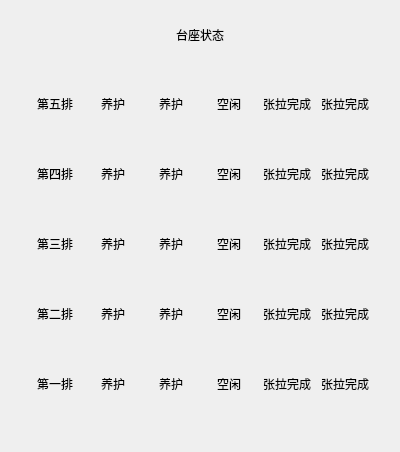
<?xml version="1.0" encoding="UTF-8"?>
<ui version="4.0">
 <class>Tz_Status</class>
 <widget class="QWidget" name="Tz_Status">
  <property name="geometry">
   <rect>
    <x>0</x>
    <y>0</y>
    <width>400</width>
    <height>452</height>
   </rect>
  </property>
  <property name="windowTitle">
   <string>Form</string>
  </property>
  <layout class="QVBoxLayout" name="verticalLayout">
   <item>
    <widget class="QWidget" name="status_panel" native="true">
     <layout class="QVBoxLayout" name="verticalLayout_2" stretch="2,6">
      <item>
       <layout class="QHBoxLayout" name="horizontalLayout_3" stretch="1,1,1">
        <item>
         <spacer name="horizontalSpacer_2">
          <property name="orientation">
           <enum>Qt::Horizontal</enum>
          </property>
          <property name="sizeHint" stdset="0">
           <size>
            <width>20</width>
            <height>10</height>
           </size>
          </property>
         </spacer>
        </item>
        <item>
         <widget class="QLabel" name="label_3">
          <property name="maximumSize">
           <size>
            <width>16777215</width>
            <height>30</height>
           </size>
          </property>
          <property name="styleSheet">
           <string notr="true">font: 15pt &quot;Cantarell&quot;;
border: 0px;
/*color: rgb(138, 226, 52);*/
background-color: transparent;</string>
          </property>
          <property name="text">
           <string>台座状态</string>
          </property>
          <property name="alignment">
           <set>Qt::AlignCenter</set>
          </property>
         </widget>
        </item>
        <item>
         <spacer name="horizontalSpacer">
          <property name="orientation">
           <enum>Qt::Horizontal</enum>
          </property>
          <property name="sizeHint" stdset="0">
           <size>
            <width>176</width>
            <height>10</height>
           </size>
          </property>
         </spacer>
        </item>
       </layout>
      </item>
      <item>
       <widget class="QWidget" name="widget_3" native="true">
        <property name="styleSheet">
         <string notr="true">font: 12pt &quot;Cantarell&quot;;</string>
        </property>
        <layout class="QGridLayout" name="gridLayout">
         <item row="1" column="3">
          <widget class="QLabel" name="sta_fou_3">
           <property name="text">
            <string>空闲</string>
           </property>
           <property name="alignment">
            <set>Qt::AlignCenter</set>
           </property>
           <property name="wordWrap">
            <bool>true</bool>
           </property>
          </widget>
         </item>
         <item row="2" column="4">
          <widget class="QLabel" name="sta_thi_4">
           <property name="text">
            <string>张拉完成</string>
           </property>
           <property name="alignment">
            <set>Qt::AlignCenter</set>
           </property>
           <property name="wordWrap">
            <bool>true</bool>
           </property>
          </widget>
         </item>
         <item row="0" column="5">
          <widget class="QLabel" name="sta_fiv_5">
           <property name="minimumSize">
            <size>
             <width>0</width>
             <height>0</height>
            </size>
           </property>
           <property name="maximumSize">
            <size>
             <width>16777215</width>
             <height>16777215</height>
            </size>
           </property>
           <property name="text">
            <string>张拉完成</string>
           </property>
           <property name="alignment">
            <set>Qt::AlignCenter</set>
           </property>
           <property name="wordWrap">
            <bool>true</bool>
           </property>
          </widget>
         </item>
         <item row="0" column="3">
          <widget class="QLabel" name="sta_fiv_3">
           <property name="minimumSize">
            <size>
             <width>0</width>
             <height>0</height>
            </size>
           </property>
           <property name="maximumSize">
            <size>
             <width>16777215</width>
             <height>16777215</height>
            </size>
           </property>
           <property name="text">
            <string>空闲</string>
           </property>
           <property name="alignment">
            <set>Qt::AlignCenter</set>
           </property>
           <property name="wordWrap">
            <bool>true</bool>
           </property>
          </widget>
         </item>
         <item row="3" column="3">
          <widget class="QLabel" name="sta_sec_3">
           <property name="text">
            <string>空闲</string>
           </property>
           <property name="alignment">
            <set>Qt::AlignCenter</set>
           </property>
           <property name="wordWrap">
            <bool>true</bool>
           </property>
          </widget>
         </item>
         <item row="4" column="2">
          <widget class="QLabel" name="sta_fir_2">
           <property name="text">
            <string>养护</string>
           </property>
           <property name="alignment">
            <set>Qt::AlignCenter</set>
           </property>
           <property name="wordWrap">
            <bool>true</bool>
           </property>
          </widget>
         </item>
         <item row="0" column="0">
          <widget class="QLabel" name="label_24">
           <property name="maximumSize">
            <size>
             <width>60</width>
             <height>50</height>
            </size>
           </property>
           <property name="styleSheet">
            <string notr="true">border:0px;</string>
           </property>
           <property name="text">
            <string>第五排</string>
           </property>
           <property name="alignment">
            <set>Qt::AlignCenter</set>
           </property>
           <property name="wordWrap">
            <bool>true</bool>
           </property>
          </widget>
         </item>
         <item row="4" column="5">
          <widget class="QLabel" name="sta_fir_5">
           <property name="text">
            <string>张拉完成</string>
           </property>
           <property name="alignment">
            <set>Qt::AlignCenter</set>
           </property>
           <property name="wordWrap">
            <bool>true</bool>
           </property>
          </widget>
         </item>
         <item row="2" column="3">
          <widget class="QLabel" name="sta_thi_3">
           <property name="text">
            <string>空闲</string>
           </property>
           <property name="alignment">
            <set>Qt::AlignCenter</set>
           </property>
           <property name="wordWrap">
            <bool>true</bool>
           </property>
          </widget>
         </item>
         <item row="1" column="0">
          <widget class="QLabel" name="label_19">
           <property name="maximumSize">
            <size>
             <width>60</width>
             <height>50</height>
            </size>
           </property>
           <property name="styleSheet">
            <string notr="true">border:0px;</string>
           </property>
           <property name="text">
            <string>第四排</string>
           </property>
           <property name="alignment">
            <set>Qt::AlignCenter</set>
           </property>
           <property name="wordWrap">
            <bool>true</bool>
           </property>
          </widget>
         </item>
         <item row="3" column="0">
          <widget class="QLabel" name="label_4">
           <property name="maximumSize">
            <size>
             <width>60</width>
             <height>50</height>
            </size>
           </property>
           <property name="styleSheet">
            <string notr="true">border:0px;</string>
           </property>
           <property name="text">
            <string>第二排</string>
           </property>
           <property name="alignment">
            <set>Qt::AlignCenter</set>
           </property>
           <property name="wordWrap">
            <bool>true</bool>
           </property>
          </widget>
         </item>
         <item row="1" column="1">
          <widget class="QLabel" name="sta_fou_1">
           <property name="text">
            <string>养护</string>
           </property>
           <property name="alignment">
            <set>Qt::AlignCenter</set>
           </property>
           <property name="wordWrap">
            <bool>true</bool>
           </property>
          </widget>
         </item>
         <item row="1" column="4">
          <widget class="QLabel" name="sta_fou_4">
           <property name="text">
            <string>张拉完成</string>
           </property>
           <property name="alignment">
            <set>Qt::AlignCenter</set>
           </property>
           <property name="wordWrap">
            <bool>true</bool>
           </property>
          </widget>
         </item>
         <item row="1" column="5">
          <widget class="QLabel" name="sta_fou_5">
           <property name="text">
            <string>张拉完成</string>
           </property>
           <property name="alignment">
            <set>Qt::AlignCenter</set>
           </property>
           <property name="wordWrap">
            <bool>true</bool>
           </property>
          </widget>
         </item>
         <item row="2" column="5">
          <widget class="QLabel" name="sta_thi_5">
           <property name="text">
            <string>张拉完成</string>
           </property>
           <property name="alignment">
            <set>Qt::AlignCenter</set>
           </property>
           <property name="wordWrap">
            <bool>true</bool>
           </property>
          </widget>
         </item>
         <item row="3" column="4">
          <widget class="QLabel" name="sta_sec_4">
           <property name="text">
            <string>张拉完成</string>
           </property>
           <property name="alignment">
            <set>Qt::AlignCenter</set>
           </property>
           <property name="wordWrap">
            <bool>true</bool>
           </property>
          </widget>
         </item>
         <item row="4" column="4">
          <widget class="QLabel" name="sta_fir_4">
           <property name="text">
            <string>张拉完成</string>
           </property>
           <property name="alignment">
            <set>Qt::AlignCenter</set>
           </property>
           <property name="wordWrap">
            <bool>true</bool>
           </property>
          </widget>
         </item>
         <item row="4" column="1">
          <widget class="QLabel" name="sta_fir_1">
           <property name="text">
            <string>养护</string>
           </property>
           <property name="alignment">
            <set>Qt::AlignCenter</set>
           </property>
           <property name="wordWrap">
            <bool>true</bool>
           </property>
          </widget>
         </item>
         <item row="3" column="2">
          <widget class="QLabel" name="sta_sec_2">
           <property name="text">
            <string>养护</string>
           </property>
           <property name="alignment">
            <set>Qt::AlignCenter</set>
           </property>
           <property name="wordWrap">
            <bool>true</bool>
           </property>
          </widget>
         </item>
         <item row="2" column="1">
          <widget class="QLabel" name="sta_thi_1">
           <property name="minimumSize">
            <size>
             <width>50</width>
             <height>50</height>
            </size>
           </property>
           <property name="text">
            <string>养护</string>
           </property>
           <property name="alignment">
            <set>Qt::AlignCenter</set>
           </property>
           <property name="wordWrap">
            <bool>true</bool>
           </property>
          </widget>
         </item>
         <item row="4" column="3">
          <widget class="QLabel" name="sta_fir_3">
           <property name="text">
            <string>空闲</string>
           </property>
           <property name="alignment">
            <set>Qt::AlignCenter</set>
           </property>
           <property name="wordWrap">
            <bool>true</bool>
           </property>
          </widget>
         </item>
         <item row="0" column="1">
          <widget class="QLabel" name="sta_fiv_1">
           <property name="minimumSize">
            <size>
             <width>0</width>
             <height>0</height>
            </size>
           </property>
           <property name="maximumSize">
            <size>
             <width>16777215</width>
             <height>16777215</height>
            </size>
           </property>
           <property name="styleSheet">
            <string notr="true"/>
           </property>
           <property name="text">
            <string>养护</string>
           </property>
           <property name="alignment">
            <set>Qt::AlignCenter</set>
           </property>
           <property name="wordWrap">
            <bool>true</bool>
           </property>
          </widget>
         </item>
         <item row="3" column="5">
          <widget class="QLabel" name="sta_sec_5">
           <property name="text">
            <string>张拉完成</string>
           </property>
           <property name="alignment">
            <set>Qt::AlignCenter</set>
           </property>
           <property name="wordWrap">
            <bool>true</bool>
           </property>
          </widget>
         </item>
         <item row="3" column="1">
          <widget class="QLabel" name="sta_sec_1">
           <property name="text">
            <string>养护</string>
           </property>
           <property name="alignment">
            <set>Qt::AlignCenter</set>
           </property>
           <property name="wordWrap">
            <bool>true</bool>
           </property>
          </widget>
         </item>
         <item row="2" column="0">
          <widget class="QLabel" name="label_14">
           <property name="maximumSize">
            <size>
             <width>60</width>
             <height>50</height>
            </size>
           </property>
           <property name="styleSheet">
            <string notr="true">border:0px;</string>
           </property>
           <property name="text">
            <string>第三排</string>
           </property>
           <property name="alignment">
            <set>Qt::AlignCenter</set>
           </property>
           <property name="wordWrap">
            <bool>true</bool>
           </property>
          </widget>
         </item>
         <item row="0" column="4">
          <widget class="QLabel" name="sta_fiv_4">
           <property name="minimumSize">
            <size>
             <width>0</width>
             <height>0</height>
            </size>
           </property>
           <property name="maximumSize">
            <size>
             <width>16777215</width>
             <height>16777215</height>
            </size>
           </property>
           <property name="text">
            <string>张拉完成</string>
           </property>
           <property name="alignment">
            <set>Qt::AlignCenter</set>
           </property>
           <property name="wordWrap">
            <bool>true</bool>
           </property>
          </widget>
         </item>
         <item row="0" column="2">
          <widget class="QLabel" name="sta_fiv_2">
           <property name="minimumSize">
            <size>
             <width>0</width>
             <height>0</height>
            </size>
           </property>
           <property name="maximumSize">
            <size>
             <width>16777215</width>
             <height>16777215</height>
            </size>
           </property>
           <property name="text">
            <string>养护</string>
           </property>
           <property name="alignment">
            <set>Qt::AlignCenter</set>
           </property>
           <property name="wordWrap">
            <bool>true</bool>
           </property>
          </widget>
         </item>
         <item row="1" column="2">
          <widget class="QLabel" name="sta_fou_2">
           <property name="text">
            <string>养护</string>
           </property>
           <property name="alignment">
            <set>Qt::AlignCenter</set>
           </property>
           <property name="wordWrap">
            <bool>true</bool>
           </property>
          </widget>
         </item>
         <item row="2" column="2">
          <widget class="QLabel" name="sta_thi_2">
           <property name="minimumSize">
            <size>
             <width>50</width>
             <height>50</height>
            </size>
           </property>
           <property name="text">
            <string>养护</string>
           </property>
           <property name="alignment">
            <set>Qt::AlignCenter</set>
           </property>
           <property name="wordWrap">
            <bool>true</bool>
           </property>
          </widget>
         </item>
         <item row="4" column="0">
          <widget class="QLabel" name="label_9">
           <property name="maximumSize">
            <size>
             <width>60</width>
             <height>50</height>
            </size>
           </property>
           <property name="styleSheet">
            <string notr="true">border:0px;</string>
           </property>
           <property name="text">
            <string>第一排</string>
           </property>
           <property name="alignment">
            <set>Qt::AlignCenter</set>
           </property>
           <property name="wordWrap">
            <bool>true</bool>
           </property>
          </widget>
         </item>
        </layout>
       </widget>
      </item>
     </layout>
    </widget>
   </item>
  </layout>
 </widget>
 <resources/>
 <connections/>
</ui>
